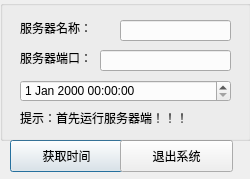
<?xml version="1.0" encoding="UTF-8"?>
<ui version="4.0">
 <class>MainDialog</class>
 <widget class="QDialog" name="MainDialog">
  <property name="geometry">
   <rect>
    <x>0</x>
    <y>0</y>
    <width>250</width>
    <height>179</height>
   </rect>
  </property>
  <property name="windowTitle">
   <string>多线程时间服务器端</string>
  </property>
  <widget class="QLineEdit" name="lineEdit_serverName">
   <property name="geometry">
    <rect>
     <x>120</x>
     <y>20</y>
     <width>111</width>
     <height>21</height>
    </rect>
   </property>
  </widget>
  <widget class="QLineEdit" name="lineEdit_serverPort">
   <property name="geometry">
    <rect>
     <x>100</x>
     <y>50</y>
     <width>131</width>
     <height>21</height>
    </rect>
   </property>
  </widget>
  <widget class="QLabel" name="label">
   <property name="geometry">
    <rect>
     <x>20</x>
     <y>20</y>
     <width>71</width>
     <height>16</height>
    </rect>
   </property>
   <property name="text">
    <string>服务器名称：</string>
   </property>
  </widget>
  <widget class="QLabel" name="label_2">
   <property name="geometry">
    <rect>
     <x>20</x>
     <y>50</y>
     <width>71</width>
     <height>16</height>
    </rect>
   </property>
   <property name="text">
    <string>服务器端口：</string>
   </property>
  </widget>
  <widget class="QLabel" name="label_3">
   <property name="geometry">
    <rect>
     <x>20</x>
     <y>110</y>
     <width>191</width>
     <height>16</height>
    </rect>
   </property>
   <property name="text">
    <string>提示：首先运行服务器端！！！</string>
   </property>
  </widget>
  <widget class="QPushButton" name="pushButton_GetTime">
   <property name="geometry">
    <rect>
     <x>10</x>
     <y>140</y>
     <width>113</width>
     <height>32</height>
    </rect>
   </property>
   <property name="text">
    <string>获取时间</string>
   </property>
  </widget>
  <widget class="QPushButton" name="pushButton_ExitTime">
   <property name="geometry">
    <rect>
     <x>120</x>
     <y>140</y>
     <width>113</width>
     <height>32</height>
    </rect>
   </property>
   <property name="text">
    <string>退出系统</string>
   </property>
  </widget>
  <widget class="QDateTimeEdit" name="dateTimeEdit_systemTime">
   <property name="geometry">
    <rect>
     <x>20</x>
     <y>80</y>
     <width>211</width>
     <height>22</height>
    </rect>
   </property>
  </widget>
  <widget class="QGroupBox" name="groupBox">
   <property name="geometry">
    <rect>
     <x>0</x>
     <y>0</y>
     <width>251</width>
     <height>141</height>
    </rect>
   </property>
   <property name="title">
    <string/>
   </property>
  </widget>
 </widget>
 <resources/>
 <connections/>
</ui>
